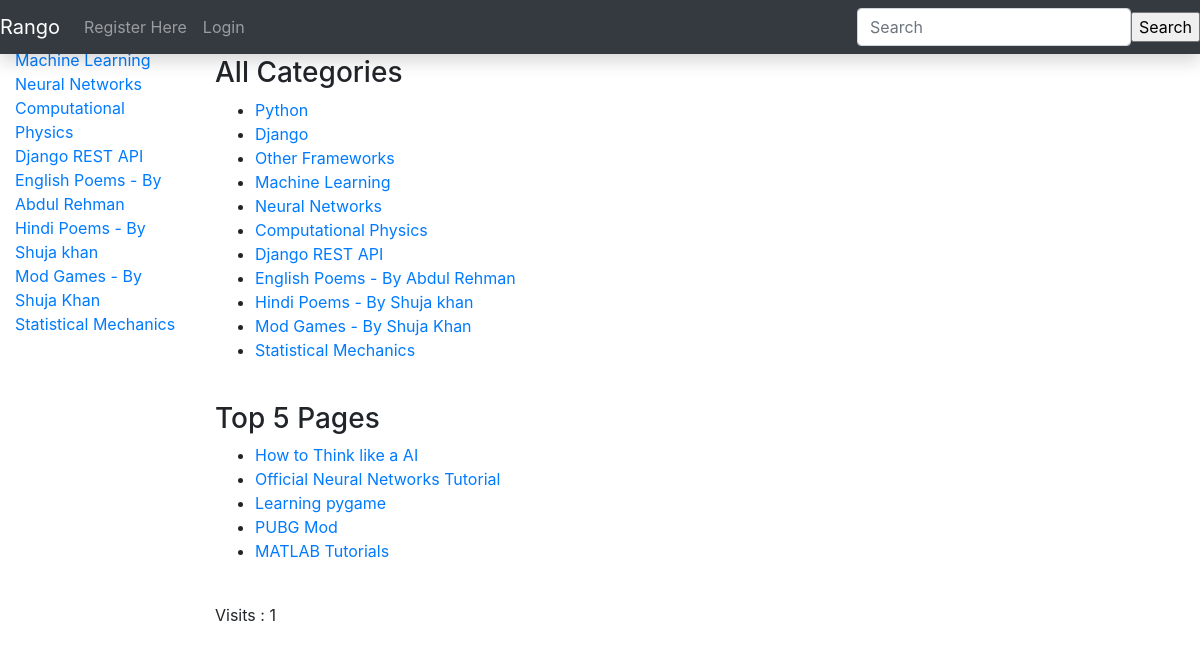
Screenshot of /rango/ with the database file from the repository.
### rango/models.py (models this page shows, shortened)
class Category(models.Model):
    name = models.CharField(max_length=128, unique=True)
    views =models.IntegerField(default=0)
    likes =models.IntegerField(default=0)
    slug = models.SlugField()
    class Meta:
        verbose_name_plural='categories'

class Page(models.Model):
    category = models.ForeignKey(Category)
    title = models.CharField(max_length=128)
    url = models.URLField()
    views = models.IntegerField(default=0)
    first_visit = models.DateTimeField(default = datetime.datetime.now, editable=False)
    last_visit = models.DateTimeField(default = datetime.datetime.now)

### rango/views.py (the view)
def index(request):
    category_list=Category.objects.all()
    page_list=Page.objects.order_by('-views')[:5]
    context_dict = {
    'categories':category_list,
    'pages':page_list
    }
    visits = request.session.get('visits')
    if not visits:
        visits = 1
    reset_last_visit_time = False
    last_visit = request.session.get('last_visit')
    if last_visit:
        last_visit_time = datetime.strptime(last_visit[:-7], '%Y-%m-%d %H:%M:%S')
        if (datetime.now()-last_visit_time).seconds>5:
            visits += 1
            reset_last_visit_time = True
    else:
        reset_last_visit_time = True
    if reset_last_visit_time:
        request.session['last_visit'] = str(datetime.now())
        request.session['visits'] = visits
    context_dict['visits'] = visits
    response = render(request, 'rango/index.html', context_dict)
    return response

### rango/templatetags/rango_extras.py (called while the page is built)
@register.inclusion_tag('rango/cats.html')
def get_category_list(cat=None):
    return {'cats': Category.objects.all(), 'act_cat':cat}

### templates/rango/index.html (shortened to what this page needs)
{% extends 'base.html' %}
{% load staticfiles %}
{% block body_block %}
      {% if user.is_authenticated %}
      <h1>Rango says... Hello {{user.username}}</h1>
      {% else %}
      <h1>Rango says... Hello world! </h1>
      {% endif %}
      {% if categories %}
      <h3>All Categories</h3>
      <ul>
        {% for category in categories %}
        <li><a href="/rango/category/{{category.slug}}">{{category.name}}</a></li>
        {% endfor %}
      </ul>
      <h3>Top 5 Pages</h3>
      <ul>
        {% for page in pages %}
        <li><a href="{% url 'goto'%}?page_id={{page.id}}">{{page.title}}</a></li>
        {% endfor %}
      </ul>
      {% else %}
        <strong>There are no categories to show</strong>
      {% endif %}
<p>Visits : {{visits}}</p>
{% endblock %}

### templates/base.html (shortened to what this page needs)
<!DOCTYPE html>
<html lang="en">
  <head>
    {% load staticfiles %}
    <link href="{% static "bootstrap/css/bootstrap.min.css" %}" rel="stylesheet">
  </head>
  <body>
<nav class="navbar navbar-dark fixed-top bg-dark navbar-expand-md p-0 shadow">
<a class="navbar-brand" href="{% url 'index'%}">Rango</a>
<div class="collapse navbar-collapse">
    <ul class="navbar-nav mr-auto">
      {% if user.is_authenticated %}
      <li class="nav-item"><a class="nav-link" href="{% url 'restricted' %}">Restricted Page</a></li>
      <li class="nav-item"><a class="nav-link" href="{% url 'add_category' %}">Add a New Category</a></li>
      <li class="nav-item"><a class="nav-link" href="{% url 'auth_password_change'%}">Change Password</a></li>
      <li class="nav-item"><a class="nav-link" href="{% url 'auth_logout' %}?next=/rango/">Logout</a></li>
      {% else %}
      <li class="nav-item"><a class="nav-link" href="{% url 'registration_register' %}">Register Here</a></li>
      <li class="nav-item"><a class="nav-link" href="{% url 'auth_login'%}">Login</a></li>
      {% endif %}
    </ul>
    <form class="form-inline my-2 my-md-2" action="{% url 'search' %}" method="POST">{% csrf_token %}
      <input class="form-control" type="text" placeholder="Search" name='search_string'/>
      <input type="submit" value="Search">
    </form>
</div>
</nav>
<div class='container-fluid'>
     <div class="row">
       <div class="col-sm-3 col-md-2 sidebar">
     {% load rango_extras %}
     {% block side_block %}
     {% get_category_list category %}
     {% endblock %}
     </div>
       <div class="col-sm-9 col-sm-offset-3 col-md-10 col-md-offset-2 main">
               {% block body_block %}{% endblock %}
       </div>
     </div>
</div>
  </body>
</html>

### templates/rango/cats.html (shortened to what this page needs)
{% if cats %}
    <ul class="nav nav-sidebar">
    {% for c in cats %}
    {% if c == act_cat %} <li  class="active" > {% else  %} <li>{% endif %}
        <a href="{% url 'category'  c.slug %}">{{ c.name }}</a></li>
    {% endfor %}
{% else %}
    <li> <strong >There are no category present.</strong></li>
    </ul>
{% endif %}

### rows the page displays
Category: name "Machine Learning"
Category: name "Neural Networks"
Category: name "Computational Physics"
Category: name "Django REST API"
Category: name "English Poems - By Abdul Rehman"
Category: name "Hindi Poems - By Shuja khan"
Category: name "Mod Games - By Shuja Khan"
Category: name "Statistical Mechanics"
Category: name "Python"
Category: name "Django"
Category: name "Other Frameworks"
Page: title "How to Think like a AI"
Page: title "Official Neural Networks Tutorial"
Page: title "Learning pygame"
Page: title "PUBG Mod"
Page: title "MATLAB Tutorials"

### other values shown
{{ visits }} "1"
